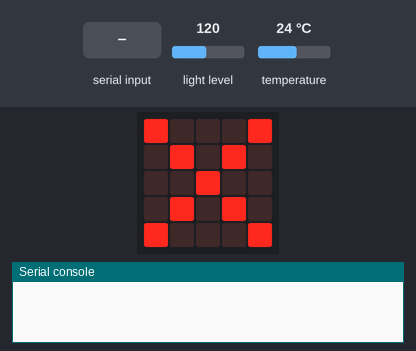
The program below on a simulated BBC micro:bit (MakeCode). On the bench: the board's 5×5 LED display, the last lines printed to the serial console. Inputs (shaded band) come from the test bench; at power-on: light level 120, temperature 24 °C.

Above: at 1.2 s.
1.3 s: "Temp" typed at the serial console, then Enter
At 2.3 s:
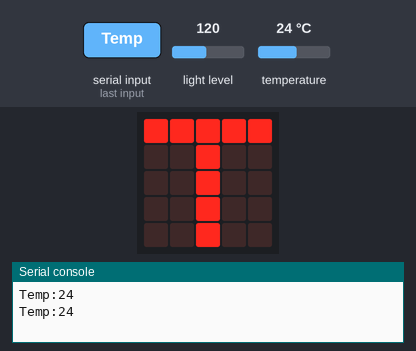
3.3 s: "Licht" typed at the serial console, then Enter
At 4.2 s:
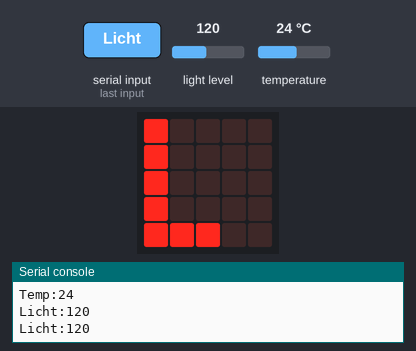
Timing chart, 0 to 6.3 s (numbered marks = the images above; inputs shaded):
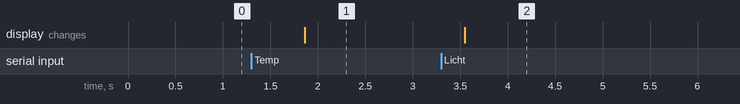

Measured:
- after the input at 1.3 s, the display: changes after 0.56 s (image 1)
- after the input at 3.3 s, the display: changes after 0.25 s (image 2)

The program:

main.ts
```typescript
serial.onDataReceived(serial.delimiters(Delimiters.NewLine), function () {
    Zeile_seriell = serial.readUntil(serial.delimiters(Delimiters.NewLine))
    if (Zeile_seriell == "Temp") {
        id = 1
    }
    if (Zeile_seriell == "Licht") {
        id = 2
    }
})
let Zeile_seriell = ""
let id = 0
id = 0
basic.forever(function () {
    basic.clearScreen()
    if (id == 1) {
        serial.writeValue("Temp", input.temperature())
        basic.showLeds(`
            # # # # #
            . . # . .
            . . # . .
            . . # . .
            . . # . .
            `)
    } else if (id == 2) {
        serial.writeValue("Licht", input.lightLevel())
        basic.showLeds(`
            # . . . .
            # . . . .
            # . . . .
            # . . . .
            # # # . .
            `)
    } else {
        basic.showIcon(IconNames.No)
    }
})
```

test.ts
```typescript
// Hier kann man Tests durchführen; diese Datei wird nicht kompiliert, wenn dieses Paket als Erweiterung verwendet wird.
```
